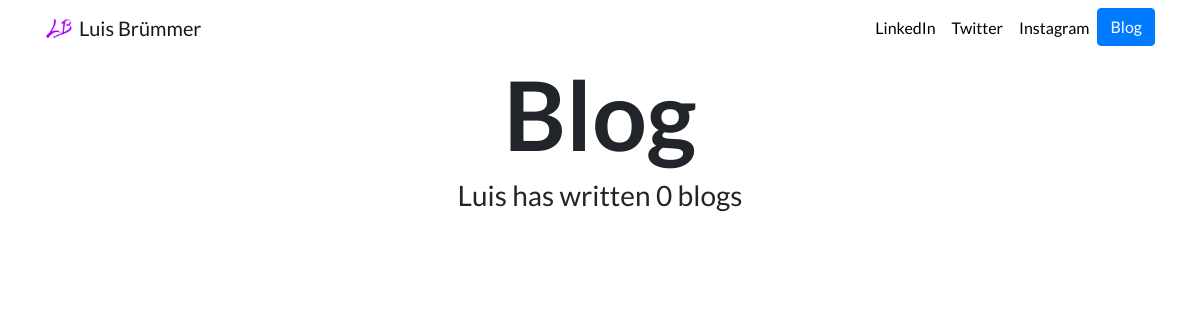
/blog/, run on an earlier commit of the app's database.
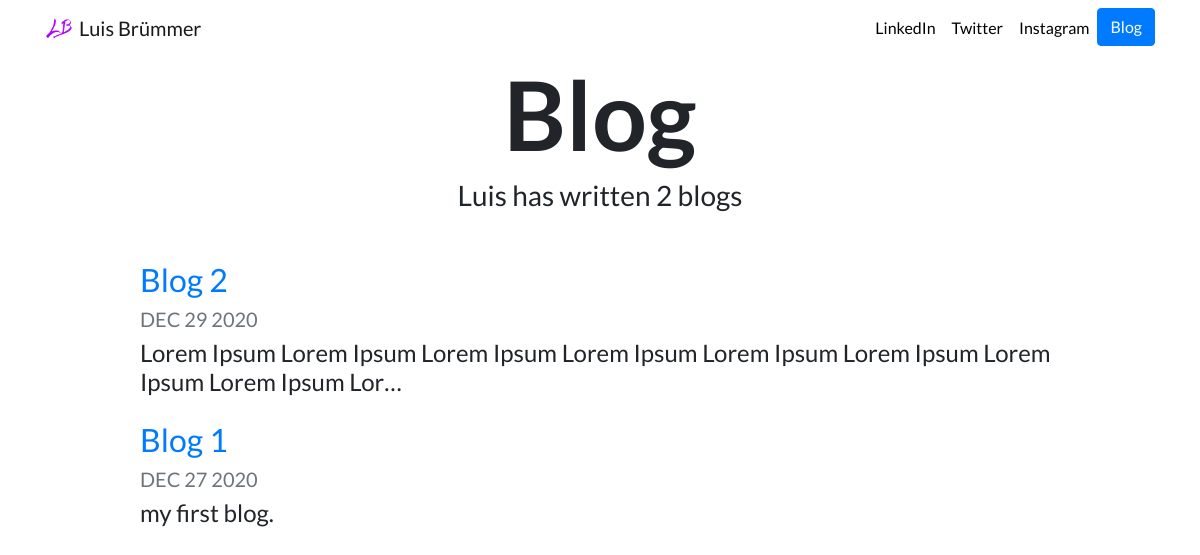
And on a later commit of the database.
### blog/models.py (models this page shows, shortened)
class Blog(models.Model):
    title = models.CharField(max_length=200)        #information in documentation
    description = models.TextField(max_length=250)
    date = models.DateField()

### blog/views.py (the view)
# urls.py: path('', views.all_blogs, name='all_blogs'),
def all_blogs(request):
    blogs = Blog.objects.order_by('-date')  #get all blog objects, ordered by date
    return render(request, 'blog/all_blogs.html', {'blogs':blogs})

### blog/templates/blog/all_blogs.html
{% extends "portfolio/base.html" %}
{% load static %}
{% block content %}
<h1 id="blogtitle" class="font-weight-bold text-center">Blog</h1>
<h3 class="text-center mb-5">Luis has written {{ blogs.count }} blog{{ blogs.count|pluralize }}</h3>
{% for blog in blogs %}
<div class="row justify-content-center my-3">
  <div class="col-md-10">
    <a href="{% url 'blog:detail' blog.id %}">
      <h2>{{ blog.title }}</h2>
    </a>
    <h5 class="text-muted">{{ blog.date|date:'M d Y'|upper }}</h5>
    <h4>{{ blog.description|striptags|truncatechars:100 }}</h4>
  </div>
</div>
{% endfor %}
{% endblock %}

### portfolio/templates/portfolio/base.html (shortened to what this page needs)
{% load static %}
<!doctype html>
<html lang="en">
<head>
  <link rel="stylesheet" href="https://stackpath.bootstrapcdn.com/bootstrap/4.4.1/css/bootstrap.min.css">
  <link rel="stylesheet" href="{% static "portfolio/custom.css" %}">
</head>
<body>
  <nav id="topNav" class="navbar navbar-expand-md navbar-light">
    <div class="container">
      <a class="navbar-brand" href="{% url 'home' %}">
        <img src="{% static "portfolio/Logo.png" %}" width="30" height="30" class="d-inline-block align-top" alt="Nick's Logo">
        <span>Luis Brümmer</span>
      </a>
      <div class="collapse navbar-collapse text-center" id="navbarNav">
        <ul class="navbar-nav ml-auto">
          <li class="nav-item">
            <a class="nav-link" href="https://www.linkedin.com/in/luis-br%C3%BCmmer-b9551b19a/" target="_blank">LinkedIn</a>
          </li>
          <li class="nav-item">
            <a class="nav-link" href="https://twitter.com/LuisBrue" target="_blank">Twitter</a>
          </li>
          <li class="nav-item">
            <a class="nav-link" href="https://www.instagram.com/luis_brmmr/?hl=de" target="_blank">Instagram</a>
          </li>
          <li>
            <a role="button" href="{% url 'blog:all_blogs' %}" class="btn btn-primary">Blog</a>
          </li>
        </ul>
      </div>
    </div>
  </nav>
  <div class="container">
    {% block content %}{% endblock %}
  </div>
</body>
</html>

### portfolio/static/portfolio/custom.css (style rules this page uses)
.navbar-nav .nav-link { color: rgba(0,0,0,1) !important; }
body { font-family: 'Lato', sans-serif; }
#blogtitle { font-size: 6rem; }

What changed in the data, as far as the page shows it:
added Blog: title "Blog 2", date "DEC 29 2020", description "Lorem Ipsum Lorem Ipsum Lorem Ipsum Lorem Ipsum Lorem Ipsum Lorem Ipsum Lorem Ipsum Lorem Ipsum Lor…"
added Blog: title "Blog 1", date "DEC 27 2020", description "my first blog."
Also different on the page:
{{ blogs.count }}: "0" → "2"
